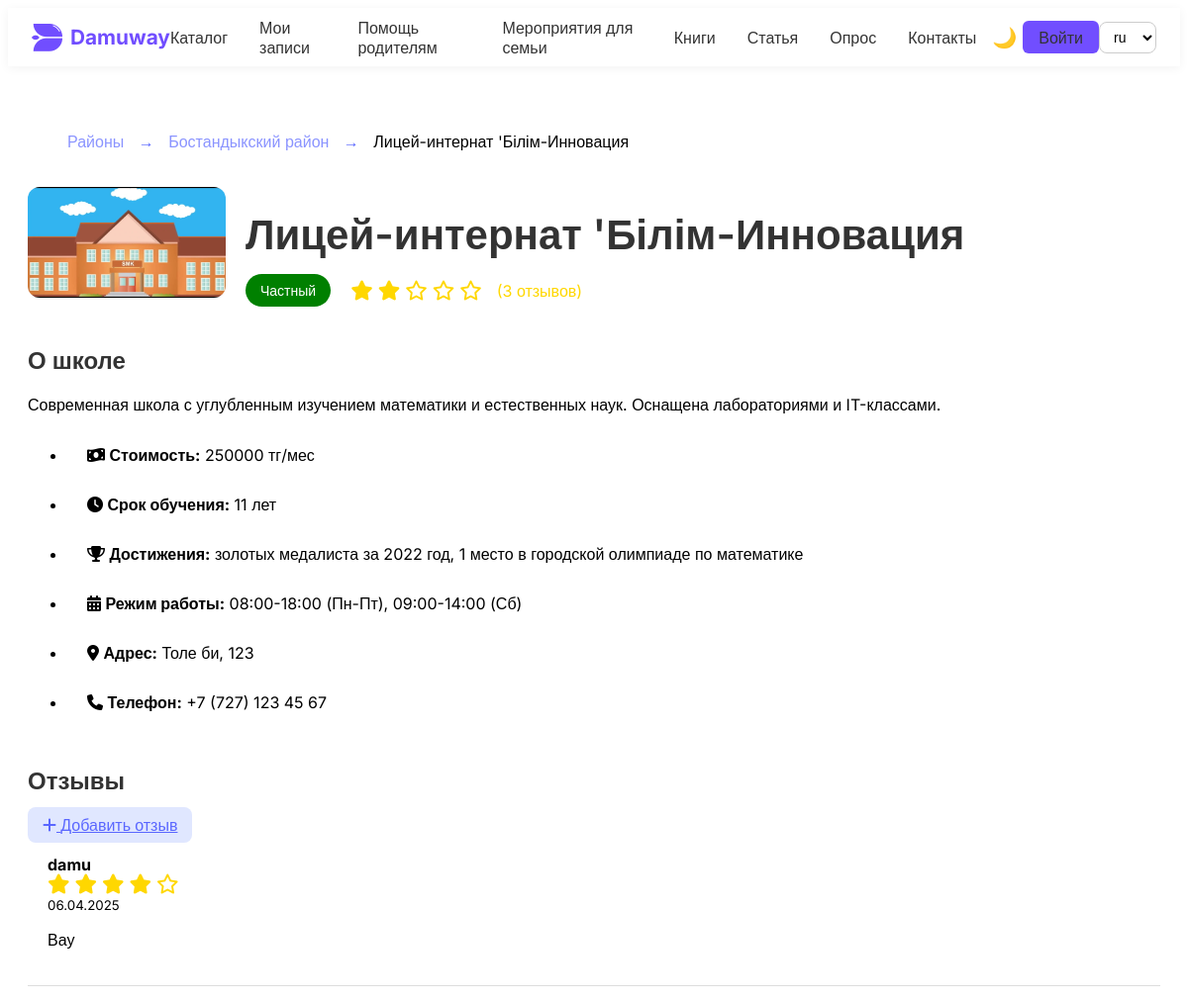
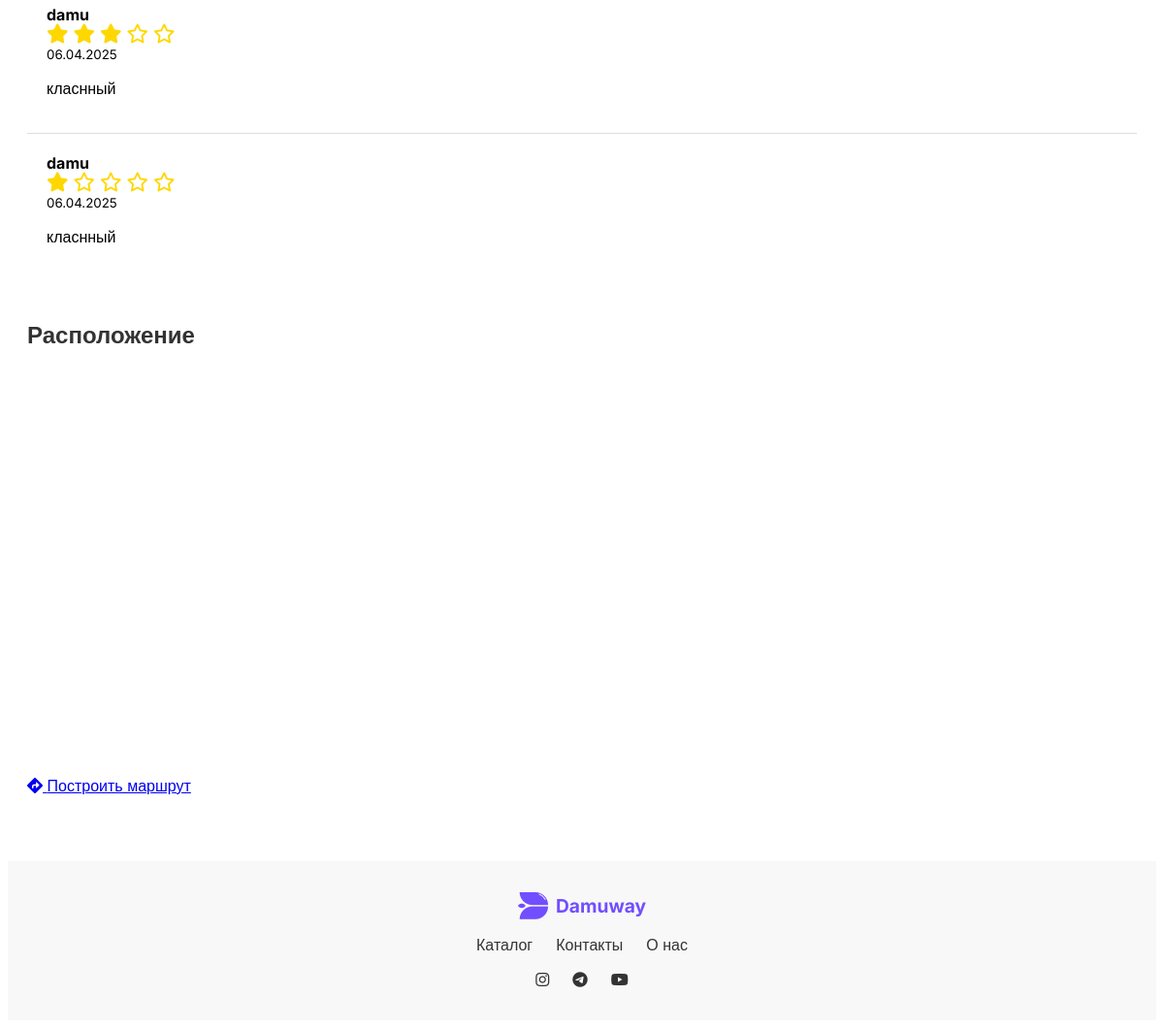
/ru/school/schools/1/, run on the app's committed database (2 pictures, top to bottom).
### apps/school/models.py (models this page shows, shortened)
class School(models.Model):
    SCHOOL_TYPES = (
        ('state', 'Государственный'),
        ('private', 'Частный'),
        ('semi-private', 'Полу-частный'),
    )
    district = models.ForeignKey(District, on_delete=models.CASCADE)
    name = models.CharField(max_length=200)
    description = models.TextField()
    school_type = models.CharField(max_length=20, choices=SCHOOL_TYPES)
    price = models.DecimalField(max_digits=10, decimal_places=2)
    duration = models.CharField(max_length=100)
    achievements = models.TextField(blank=True)
    working_hours = models.CharField(max_length=100)
    phone = models.CharField(max_length=20)
    instagram = models.URLField(blank=True)
    facebook = models.URLField(blank=True)
    address = models.TextField()
    latitude = models.FloatField(blank=True, null=True)
    longitude = models.FloatField(blank=True, null=True)
    rating = models.FloatField(default=0)
    main_image = models.ImageField(upload_to='schools/')
    def nearby_schools(self, radius_km=5):
        if not self.latitude or not self.longitude:
            return []
        lat, lng = radians(self.latitude), radians(self.longitude)
        schools = School.objects.exclude(id=self.id).exclude(latitude=None).exclude(longitude=None)
        nearby = []
        for school in schools:
            try:
                slat, slng = radians(school.latitude), radians(school.longitude)
                dlat, dlng = slat - lat, slng - lng
                a = sin(dlat / 2) ** 2 + cos(lat) * cos(slat) * sin(dlng / 2) ** 2
                c = 2 * atan2(sqrt(a), sqrt(1 - a))
                distance = 6371 * c  # Радиус Земли в км
                if distance <= radius_km:
                    school.distance = round(distance, 2)  # Округляем до 2 знаков
                    nearby.append(school)
            except:
                continue
        return sorted(nearby, key=lambda x: x.distance)

class District(models.Model):
    name = models.CharField(max_length=100)

class Review(models.Model):
    user = models.ForeignKey(settings.AUTH_USER_MODEL,
        on_delete=models.CASCADE,
        related_name='school_reviews',)
    school = models.ForeignKey(School, related_name='reviews', on_delete=models.CASCADE)
    text = models.TextField()
    rating = models.IntegerField(choices=[(i, i) for i in range(1, 6)])
    created_at = models.DateTimeField(auto_now_add=True)

### user/models.py (models this page shows)
class CustomUser(AbstractUser):
    email = models.EmailField(unique=True)
    pass

### apps/school/views.py (the view)
# urls.py: path('schools/<int:school_id>/', views.school_detail, name='school_detail'),
def school_detail(request, school_id):
    school = get_object_or_404(School, id=school_id)
    nearby_schools = school.nearby_schools(radius_km=3)  # Школы в радиусе 3 км
    reviews = school.reviews.all().order_by('-created_at')
    review_paginator = Paginator(reviews, 5)
    review_page = request.GET.get('review_page')
    review_page_obj = review_paginator.get_page(review_page)
    context = {
        'school': school,
        'nearby_schools': nearby_schools[:5],  # Показываем только 5 ближайших
        'review_page_obj': review_page_obj,
        'google_maps_api_key': settings.GOOGLE_MAPS_API_KEY,
    }
    return render(request, 'school/school_detail.html', context)

### templates/school/school_detail.html (shortened to what this page needs)
{% extends 'base.html' %}
{% load static %}
{% block extra_css %}
<link rel="stylesheet" href="{% static 'css/school/school_detail.css' %}">
{% endblock %}
{% block content %}
<div class="school-detail-container">
    <div class="breadcrumb-nav">
        <nav aria-label="breadcrumb">
            <ol class="breadcrumb">
                <li class="breadcrumb-item">
                    <a href="{% url 'school:district_list' %}" class="breadcrumb-link">
                        Районы
                    </a>
                    <span class="arrow">→</span>
                </li>
                <li class="breadcrumb-item">
                    <a href="{% url 'school:school_list' school.district.id %}" class="breadcrumb-link">
                        {{ school.district.name }} район
                    </a>
                    <span class="arrow">→</span>
                </li>
                <li class="breadcrumb-item active" aria-current="page">
                    {{ school.name }}
                </li>
            </ol>
        </nav>
    </div>
    <div class="school-header">
        <div class="school-image">
            <img src="{{ school.main_image.url }}" alt="{{ school.name }}">
        </div>
        <div class="school-info">
            <h1 class="school-name">{{ school.name }}</h1>
            <div class="school-meta">
                <span class="school-type {% if school.school_type == 'state' %}state{% elif school.school_type == 'private' %}private{% else %}other{% endif %}">
                    {{ school.get_school_type_display }}
                </span>
                <div class="rating-stars">
                    {% for i in "12345" %}
                        {% if forloop.counter <= school.rating|add:0.5 %}
                            <i class="fas fa-star"></i>
                        {% else %}
                            <i class="far fa-star"></i>
                        {% endif %}
                    {% endfor %}
                    <span class="review-count">({{ school.reviews.count }} отзывов)</span>
                </div>
            </div>
        </div>
    </div>
    <div class="school-info-section">
        <div class="card">
            <div class="card-body">
                <h5 class="card-title">О школе</h5>
                <p class="card-text">{{ school.description }}</p>
                <ul class="list-group list-group-flush">
                    <li class="list-group-item">
                        <i class="fas fa-money-bill-wave me-2"></i>
                        <strong>Стоимость:</strong> {{ school.price|floatformat:"0" }} тг/мес
                    </li>
                    <li class="list-group-item">
                        <i class="fas fa-clock me-2"></i>
                        <strong>Срок обучения:</strong> {{ school.duration }}
                    </li>
                    <li class="list-group-item">
                        <i class="fas fa-trophy me-2"></i>
                        <strong>Достижения:</strong> {{ school.achievements|default:"-" }}
                    </li>
                    <li class="list-group-item">
                        <i class="fas fa-calendar-alt me-2"></i>
                        <strong>Режим работы:</strong> {{ school.working_hours }}
                    </li>
                    <li class="list-group-item">
                        <i class="fas fa-map-marker-alt me-2"></i>
                        <strong>Адрес:</strong> {{ school.address }}
                    </li>
                    <li class="list-group-item">
                        <i class="fas fa-phone me-2"></i>
                        <strong>Телефон:</strong> {{ school.phone }}
                    </li>
                </ul>
            </div>
        </div>
    </div>
    <div class="reviews-section">
        <div class="card">
            <div class="card-body">
                <div class="d-flex justify-content-between align-items-center mb-3">
                    <h5 class="card-title mb-0">Отзывы</h5>
                    <a href="{% url 'school:add_review' school.id %}" class="btn btn-add-review">
                        <i class="fas fa-plus"></i> Добавить отзыв
                    </a>
                </div>
                {% for review in review_page_obj %}
                    <div class="review-item mb-3 pb-3 border-bottom">
                        <div class="d-flex justify-content-between">
                            <div>
                                <strong>{{ review.user.username }}</strong>
                                <div class="rating-stars">
                                    {% for i in "12345" %}
                                        {% if forloop.counter <= review.rating %}
                                            <i class="fas fa-star"></i>
                                        {% else %}
                                            <i class="far fa-star"></i>
                                        {% endif %}
                                    {% endfor %}
                                </div>
                            </div>
                            <small class="text-muted">{{ review.created_at|date:"d.m.Y" }}</small>
                        </div>
                        <p class="mt-2">{{ review.text }}</p>
                    </div>
                {% empty %}
                    <p class="text-muted">Пока нет отзывов. Будьте первым!</p>
                {% endfor %}
            </div>
        </div>
    </div>
    <div class="map-section">
        <div class="card">
            <div class="card-body">
                <h5 class="card-title">Расположение</h5>
                <div id="school-map" class="map-container"></div>
                <div class="mt-3">
                    <a href="https://www.google.com/maps/dir/?api=1&destination={{ school.latitude }},{{ school.longitude }}"
                       target="_blank" class="btn btn-outline-primary btn-sm">
                        <i class="fas fa-directions"></i> Построить маршрут
                    </a>
                </div>
            </div>
        </div>
    </div>
</div>
{% endblock %}

### static/css/navbar_footer.css (style rules this page uses)
:root { --main-color: #714EFF; --transition: all 0.3s ease; }
body, .navbar, .footer, .nav-container, .footer-container, .nav-menu a, .nav-auth a, .mobile-nav, .profile-dropdown, .card, .category-card, .section-card, .login-btn, .theme-btn, h1, h2, h3, p { transition: background-color 0.3s ease, color 0.3s ease, box-shadow 0.3s ease; }

### static/css/school/school_detail.css (style rules this page uses)
:root { --primary: #5A67FF; --primary-light: #E0E7FF; --text: #333; --text-light: #666; --border: #DDD; --background: #ffffff; }
body { background-color: var(--background); font-family: 'Inter', sans-serif; }
.school-detail-container { max-width: 1200px; margin: 30px auto; padding: 20px; }
.breadcrumb-nav { margin-bottom: 30px; background-color: var(--background); }
.breadcrumb-nav .breadcrumb-item { display: inline; }
.breadcrumb-nav .breadcrumb-item .breadcrumb-link { color: var(--primary); text-decoration: none; opacity: 0.7; transition: opacity 0.3s; }
.arrow { margin: 0 10px; color: var(--primary); }
.school-header { display: flex; align-items: center; margin-bottom: 40px; }
.school-image img { width: 200px; height: auto; border-radius: 12px; margin-right: 20px; }
.school-name { font-size: 42px; color: var(--text); margin-bottom: 15px; font-weight: 600; }
.school-meta { display: flex; justify-content: left; align-items: center; gap: 20px; color: var(--text-light); }
.school-type { font-size: 14px; padding: 8px 15px; border-radius: 20px; color: #fff; }
.school-type.private { background-color: green; }
.rating-stars { display: flex; align-items: center; gap: 5px; color: #FFD700; }
.rating-stars .fa-star { font-size: 20px; }
.review-count { font-size: 16px; margin-left: 10px; }
.school-info-section { margin-bottom: 40px; }
.card { border-radius: 12px; background-color: #fff; }
.card-title { font-size: 24px; color: var(--text); margin-bottom: 20px; font-weight: 600; }
.list-group-item { background: none; border: none; padding: 15px 20px; }
.map-container { height: 400px; border-radius: 12px; margin-bottom: 20px; }
.review-item { padding: 20px; background-color: #fff; border-bottom: 1px solid var(--border); }
.review-item:last-child { border-bottom: none; }
.btn-add-review { background-color: #E0E7FF; color: var(--primary); border: none; padding: 8px 15px; border-radius: 8px; font-weight: 500; transition: background-color 0.3s; }

### templates/base.html (style rules this page uses)
:root { --font-main: 'Inter', -apple-system, sans-serif; }
body { font-family: var(--font-main); -webkit-font-smoothing: antialiased; }

### data on the page
School: district.name "Бостандыкский", name "Лицей-интернат 'Білім-Инновация", main_image (placeholder picture), school_type "Частный", reviews.count "3", description "Современная школа с углубленным изучением математики и естественных наук. Оснащена лабораториями и IT-классами.", price "250000", duration "11 лет", achievements "золотых медалиста за 2022 год, 1 место в городской олимпиаде по математике", working_hours "08:00-18:00 (Пн-Пт), 09:00-14:00 (Сб)", address "Толе би, 123", phone "+7 (727) 123 45 67"
Review: user.username "damu", rating 4 (drawn), created_at "06.04.2025", text "Вау"
Review: user.username "damu", rating 3 (drawn), created_at "06.04.2025", text "класнный"
Review: user.username "damu", rating 1 (drawn), created_at "06.04.2025", text "класнный"
